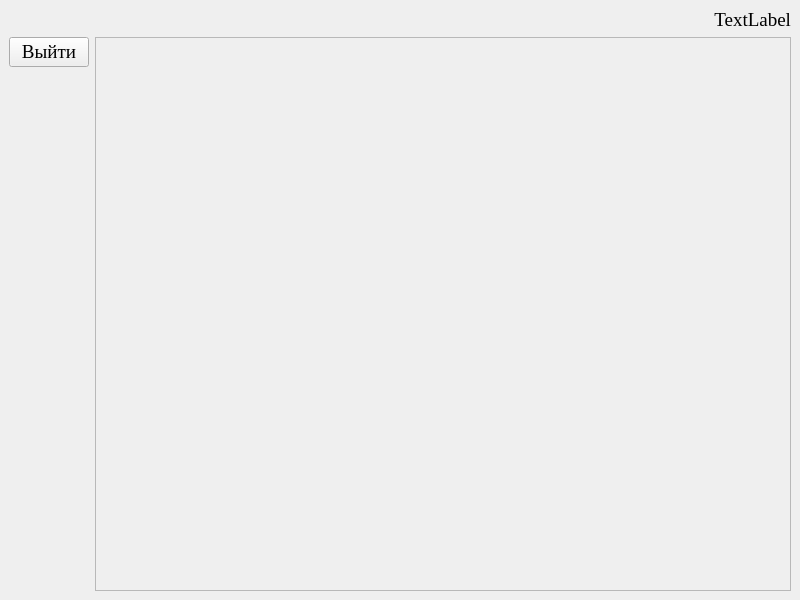
<?xml version="1.0" encoding="UTF-8"?>
<ui version="4.0">
 <class>CinemaWindow</class>
 <widget class="QMainWindow" name="CinemaWindow">
  <property name="geometry">
   <rect>
    <x>0</x>
    <y>0</y>
    <width>800</width>
    <height>600</height>
   </rect>
  </property>
  <property name="font">
   <font>
    <family>Times New Roman</family>
    <pointsize>14</pointsize>
   </font>
  </property>
  <property name="windowTitle">
   <string>Фильмы</string>
  </property>
  <property name="windowIcon">
   <iconset>
    <normaloff>../../icon.ico</normaloff>../../icon.ico</iconset>
  </property>
  <widget class="QWidget" name="centralwidget">
   <layout class="QGridLayout" name="gridLayout">
    <item row="0" column="1">
     <widget class="QLabel" name="FIO">
      <property name="text">
       <string>TextLabel</string>
      </property>
      <property name="alignment">
       <set>Qt::AlignRight|Qt::AlignTrailing|Qt::AlignVCenter</set>
      </property>
     </widget>
    </item>
    <item row="1" column="0">
     <layout class="QVBoxLayout" name="verticalLayout">
      <item>
       <widget class="QPushButton" name="Exit">
        <property name="text">
         <string>Выйти</string>
        </property>
       </widget>
      </item>
      <item>
       <spacer name="verticalSpacer">
        <property name="orientation">
         <enum>Qt::Vertical</enum>
        </property>
        <property name="sizeHint" stdset="0">
         <size>
          <width>20</width>
          <height>40</height>
         </size>
        </property>
       </spacer>
      </item>
     </layout>
    </item>
    <item row="1" column="1">
     <widget class="QScrollArea" name="scrollArea">
      <property name="widgetResizable">
       <bool>true</bool>
      </property>
      <widget class="QWidget" name="scrollAreaWidgetContents">
       <property name="geometry">
        <rect>
         <x>0</x>
         <y>0</y>
         <width>697</width>
         <height>553</height>
        </rect>
       </property>
       <layout class="QVBoxLayout" name="verticalLayout_2"/>
      </widget>
     </widget>
    </item>
   </layout>
  </widget>
 </widget>
 <resources/>
 <connections/>
</ui>
